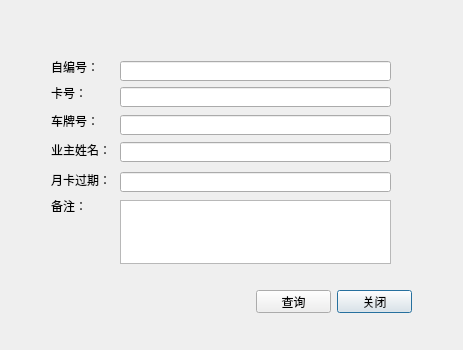
<?xml version="1.0" encoding="UTF-8"?>
<ui version="4.0">
 <class>CDlgQueryOwner</class>
 <widget class="QDialog" name="CDlgQueryOwner">
  <property name="geometry">
   <rect>
    <x>0</x>
    <y>0</y>
    <width>463</width>
    <height>350</height>
   </rect>
  </property>
  <property name="windowTitle">
   <string>查询业主资料</string>
  </property>
  <property name="styleSheet">
   <string notr="true">background-image: url(D:/WinParkUI/debug/Image/NewIcon/CommonBG-normal.jpg);</string>
  </property>
  <widget class="QLabel" name="label_3">
   <property name="geometry">
    <rect>
     <x>51</x>
     <y>115</y>
     <width>54</width>
     <height>12</height>
    </rect>
   </property>
   <property name="styleSheet">
    <string notr="true">background-image:url(none);</string>
   </property>
   <property name="text">
    <string>车牌号：</string>
   </property>
  </widget>
  <widget class="QLabel" name="label_4">
   <property name="geometry">
    <rect>
     <x>51</x>
     <y>142</y>
     <width>61</width>
     <height>16</height>
    </rect>
   </property>
   <property name="styleSheet">
    <string notr="true">background-image:url(none);</string>
   </property>
   <property name="text">
    <string>业主姓名：</string>
   </property>
  </widget>
  <widget class="QLineEdit" name="edt2q">
   <property name="geometry">
    <rect>
     <x>120</x>
     <y>87</y>
     <width>271</width>
     <height>20</height>
    </rect>
   </property>
   <property name="statusTip">
    <string> and c.cardno  = '%1'</string>
   </property>
   <property name="styleSheet">
    <string notr="true">background-image:url(none);</string>
   </property>
  </widget>
  <widget class="QLineEdit" name="edt1q">
   <property name="geometry">
    <rect>
     <x>120</x>
     <y>61</y>
     <width>271</width>
     <height>20</height>
    </rect>
   </property>
   <property name="statusTip">
    <string> and c.cardselfno = '%1'</string>
   </property>
   <property name="styleSheet">
    <string notr="true">background-image:url(none);</string>
   </property>
  </widget>
  <widget class="QLabel" name="label_2">
   <property name="geometry">
    <rect>
     <x>51</x>
     <y>87</y>
     <width>54</width>
     <height>12</height>
    </rect>
   </property>
   <property name="styleSheet">
    <string notr="true">background-image:url(none);</string>
   </property>
   <property name="text">
    <string>卡号：</string>
   </property>
  </widget>
  <widget class="QLineEdit" name="edt4q">
   <property name="geometry">
    <rect>
     <x>120</x>
     <y>142</y>
     <width>271</width>
     <height>20</height>
    </rect>
   </property>
   <property name="statusTip">
    <string> and a.username  = '%1'</string>
   </property>
   <property name="styleSheet">
    <string notr="true">background-image:url(none);</string>
   </property>
  </widget>
  <widget class="QLabel" name="label">
   <property name="geometry">
    <rect>
     <x>51</x>
     <y>61</y>
     <width>54</width>
     <height>12</height>
    </rect>
   </property>
   <property name="styleSheet">
    <string notr="true">background-image:url(none);</string>
   </property>
   <property name="text">
    <string>自编号：</string>
   </property>
  </widget>
  <widget class="QPushButton" name="btnClose">
   <property name="geometry">
    <rect>
     <x>337</x>
     <y>290</y>
     <width>75</width>
     <height>23</height>
    </rect>
   </property>
   <property name="styleSheet">
    <string notr="true">background-image:url(none);</string>
   </property>
   <property name="text">
    <string>关闭</string>
   </property>
  </widget>
  <widget class="QPlainTextEdit" name="edt6q">
   <property name="geometry">
    <rect>
     <x>120</x>
     <y>200</y>
     <width>271</width>
     <height>64</height>
    </rect>
   </property>
   <property name="styleSheet">
    <string notr="true">background-image:url(none);</string>
   </property>
   <property name="readOnly">
    <bool>true</bool>
   </property>
  </widget>
  <widget class="QLabel" name="label_5">
   <property name="geometry">
    <rect>
     <x>51</x>
     <y>200</y>
     <width>54</width>
     <height>12</height>
    </rect>
   </property>
   <property name="styleSheet">
    <string notr="true">background-image:url(none);</string>
   </property>
   <property name="text">
    <string>备注：</string>
   </property>
  </widget>
  <widget class="QLabel" name="lblTitle">
   <property name="geometry">
    <rect>
     <x>20</x>
     <y>5</y>
     <width>141</width>
     <height>21</height>
    </rect>
   </property>
   <property name="font">
    <font>
     <weight>75</weight>
     <bold>true</bold>
    </font>
   </property>
   <property name="styleSheet">
    <string notr="true">background-image:url(none);
color: rgb(85, 0, 0);</string>
   </property>
   <property name="text">
    <string/>
   </property>
  </widget>
  <widget class="QPushButton" name="btnQuery">
   <property name="geometry">
    <rect>
     <x>256</x>
     <y>290</y>
     <width>75</width>
     <height>23</height>
    </rect>
   </property>
   <property name="styleSheet">
    <string notr="true">background-image:url(none);</string>
   </property>
   <property name="text">
    <string>查询</string>
   </property>
  </widget>
  <widget class="QLineEdit" name="edt3q">
   <property name="geometry">
    <rect>
     <x>120</x>
     <y>115</y>
     <width>271</width>
     <height>20</height>
    </rect>
   </property>
   <property name="statusTip">
    <string> and b.carcp  = '%1'</string>
   </property>
   <property name="styleSheet">
    <string notr="true">background-image:url(none);</string>
   </property>
  </widget>
  <widget class="QLabel" name="lblClose">
   <property name="geometry">
    <rect>
     <x>423</x>
     <y>6</y>
     <width>30</width>
     <height>15</height>
    </rect>
   </property>
   <property name="text">
    <string/>
   </property>
  </widget>
  <widget class="QLineEdit" name="edt5q">
   <property name="geometry">
    <rect>
     <x>120</x>
     <y>172</y>
     <width>271</width>
     <height>20</height>
    </rect>
   </property>
   <property name="statusTip">
    <string/>
   </property>
   <property name="styleSheet">
    <string notr="true">background-image:url(none);</string>
   </property>
   <property name="readOnly">
    <bool>true</bool>
   </property>
  </widget>
  <widget class="QLabel" name="label_6">
   <property name="geometry">
    <rect>
     <x>51</x>
     <y>172</y>
     <width>61</width>
     <height>16</height>
    </rect>
   </property>
   <property name="styleSheet">
    <string notr="true">background-image:url(none);</string>
   </property>
   <property name="text">
    <string>月卡过期：</string>
   </property>
  </widget>
 </widget>
 <resources/>
 <connections/>
</ui>
